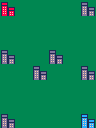

The image is a tile-based game level rendered from a .tmx file. Its description and source (layers, tilesets, objects; grid data summarised) follow:
An orthogonal 6x8 tile map with 16x16 px tiles, 1 tile layer (Tile Layer 1).

<map version="1.5" tiledversion="1.7.2" orientation="orthogonal" renderorder="right-down" width="6" height="8" tilewidth="16" tileheight="16" infinite="0" nextlayerid="2" nextobjectid="1">
 <tileset firstgid="1" source="tileset.tsx" />
 <layer id="1" name="Tile Layer 1" width="6" height="8">
  <data>[48 cells, 48 non-empty, 4 distinct tile ids]</data>
 </layer>
</map>